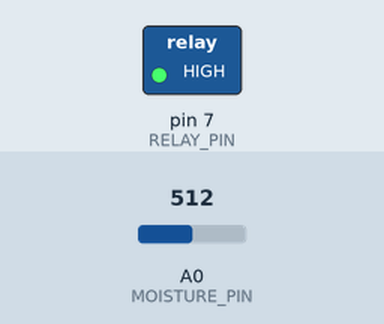
Simulated run of this sketch. Board: Arduino Uno, built with avr-gcc and run on an emulated ATmega328P. Shown: switched loads named in the sketch (green lamp = pin HIGH). The test bench sets the inputs (shaded band); at power-on: A0 (MOISTURE_PIN) = 512. What the sketch prints to the serial monitor is not drawn.

Above: at 1.3 s.
1.4 s: A0 (MOISTURE_PIN) set to 310
7.5 s: A0 (MOISTURE_PIN) set to 283
At 10.8 s:
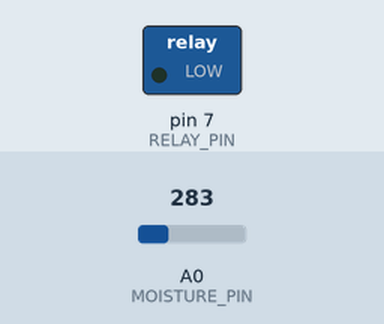
13.6 s: A0 (MOISTURE_PIN) set to 306
At 16.1 s:
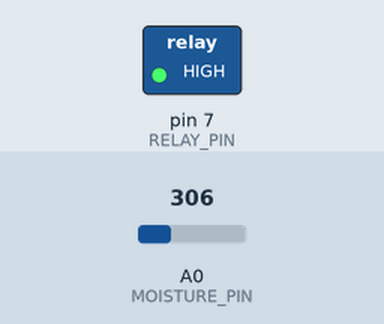
19.7 s: A0 (MOISTURE_PIN) set to 290
At 21.8 s:
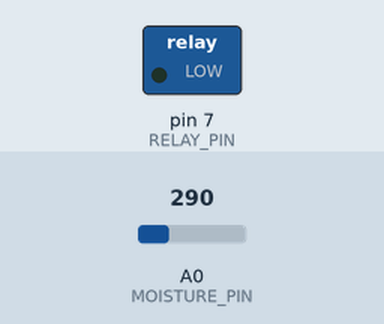
Timing chart, 0 to 23.3 s (numbered marks = the images above; inputs shaded):
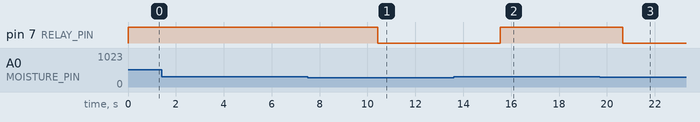

Measured:
- the behaviour switches between 300 and 299 on A0 (MOISTURE_PIN) (found by bisection; images 0 and 1)
- after the input at 1.4 s, every drawn part: stays the same
- after the input at 7.5 s, pin 7 (RELAY_PIN): HIGH → LOW after 2.9 s
- after the input at 13.6 s, pin 7 (RELAY_PIN): LOW → HIGH after 1.9 s
- after the input at 19.7 s, pin 7 (RELAY_PIN): HIGH → LOW after 0.96 s

The sketch:

appendix_pump_relay.ino
```cpp
// #include <Arduino.h> // Library สำหรับฟังก์ชันพื้นฐานของ Arduino
// กำหนดขาควบคุมรีเลย์ปั๊มน้ำ (Relay Pin)
const int RELAY_PIN = 7;
// กำหนดขาอ่านค่าความชื้น (Moisture Sensor Pin)
const int MOISTURE_PIN = A0;

// ค่า Threshold (ขีดจำกัด) ความชื้นที่กำหนดให้ปั๊มทำงาน (ค่า Analog)
const int DRY_THRESHOLD = 300; // สมมติว่าค่า Analog < 300 คือแห้งเกินไป

void setup() {
  // 1. การตั้งค่าขา (Pin Initialization)
  // กำหนดขา RELAY_PIN เป็น OUTPUT
  pinMode(RELAY_PIN, OUTPUT);
  // กำหนดขา MOISTURE_PIN เป็น INPUT
  pinMode(MOISTURE_PIN, INPUT);

  // 2. การตั้งค่า Fail-safe (CRITICAL STEP)
  // **สำคัญมาก:** ต้องตั้งค่ารีเลย์ให้เป็นสถานะ "ปิด" (Fail-safe) ทันทีที่เริ่มทำงาน
  // เนื่องจากเป็น Active Low, สถานะ HIGH คือ "ปิด" (OFF)
  digitalWrite(RELAY_PIN, HIGH);
  Serial.begin(9600); // เริ่มต้นการสื่อสาร Serial Monitor
  Serial.println("--- ระบบชลประทานแม่นยำเริ่มต้นทำงาน ---");
  Serial.println("สถานะเริ่มต้น: ปั๊มปิด (Fail-safe)");
}

void loop() {
  // 1. อ่านค่าความชื้นจากเซนเซอร์
  int moistureValue = analogRead(MOISTURE_PIN);
  Serial.print("ค่าความชื้นที่อ่านได้: ");
  Serial.print(moistureValue);
  Serial.println(" (Analog)");

  // 2. การตัดสินใจเชิงตรรกะ (Decision Logic)
  // ตรวจสอบว่าค่าความชื้นต่ำกว่าเกณฑ์ที่กำหนดหรือไม่ (แห้งเกินไป)
  if (moistureValue < DRY_THRESHOLD) {
    // ถ้าแห้งเกินไป: สั่งเปิดปั๊ม
    // Active Low: ต้องส่งสัญญาณ LOW เพื่อให้รีเลย์ทำงาน (ON)
    digitalWrite(RELAY_PIN, LOW);
    Serial.println(">>> สถานะ: ปั๊มเปิด (LOW) - ต้องให้น้ำ!");
  } else {
    // ถ้าความชื้นเพียงพอ: สั่งปิดปั๊ม
    // Active Low: ต้องส่งสัญญาณ HIGH เพื่อให้รีเลย์หยุดทำงาน (OFF)
    digitalWrite(RELAY_PIN, HIGH);
    Serial.println(">>> สถานะ: ปั๊มปิด (HIGH) - ความชื้นเพียงพอ");
  }

  // หน่วงเวลาการทำงาน 5 วินาที ก่อนอ่านค่ารอบถัดไป
  delay(5000);
}
```
